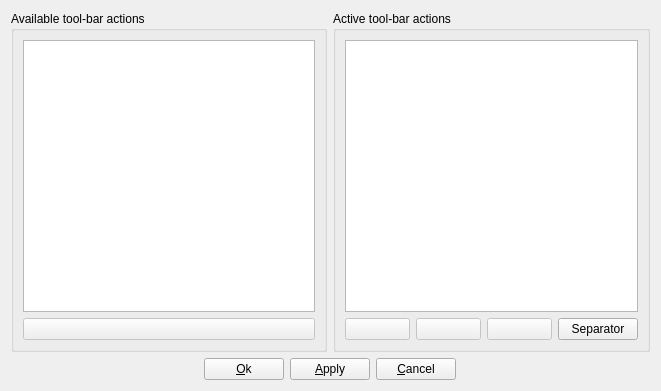
<?xml version="1.0" encoding="UTF-8"?>
<ui version="4.0">
 <class>ToolBarCustomizer</class>
 <widget class="QDialog" name="ToolBarCustomizer">
  <property name="geometry">
   <rect>
    <x>0</x>
    <y>0</y>
    <width>661</width>
    <height>391</height>
   </rect>
  </property>
  <property name="windowTitle">
   <string>Customize tool-bar</string>
  </property>
  <layout class="QGridLayout" name="gridLayout">
   <item row="0" column="0">
    <widget class="QGroupBox" name="groupBoxAvailableActions">
     <property name="title">
      <string>Available tool-bar actions</string>
     </property>
     <layout class="QGridLayout" name="gridLayout_3">
      <item row="0" column="0">
       <widget class="QListWidget" name="listWidgetAvailableActions">
        <property name="toolTip">
         <string>List of available tool-bar actions</string>
        </property>
        <property name="selectionMode">
         <enum>QAbstractItemView::ExtendedSelection</enum>
        </property>
        <property name="textElideMode">
         <enum>Qt::ElideMiddle</enum>
        </property>
       </widget>
      </item>
      <item row="1" column="0">
       <layout class="QHBoxLayout" name="horizontalLayout_2">
        <item>
         <widget class="QPushButton" name="pushButtonActivateActions">
          <property name="enabled">
           <bool>false</bool>
          </property>
          <property name="toolTip">
           <string>Activate selected tool-bar actions</string>
          </property>
          <property name="text">
           <string/>
          </property>
          <property name="icon">
           <iconset resource="qmc2.qrc">
            <normaloff>:/data/img/next-sail.png</normaloff>:/data/img/next-sail.png</iconset>
          </property>
         </widget>
        </item>
       </layout>
      </item>
     </layout>
    </widget>
   </item>
   <item row="0" column="1">
    <widget class="QGroupBox" name="groupBoxActiveActions">
     <property name="title">
      <string>Active tool-bar actions</string>
     </property>
     <layout class="QGridLayout" name="gridLayout_4">
      <item row="0" column="0">
       <widget class="QListWidget" name="listWidgetActiveActions">
        <property name="toolTip">
         <string>List of active tool-bar actions and their order</string>
        </property>
        <property name="selectionMode">
         <enum>QAbstractItemView::ExtendedSelection</enum>
        </property>
        <property name="textElideMode">
         <enum>Qt::ElideMiddle</enum>
        </property>
       </widget>
      </item>
      <item row="1" column="0">
       <layout class="QHBoxLayout" name="horizontalLayout">
        <item>
         <widget class="QPushButton" name="pushButtonDeactivateActions">
          <property name="enabled">
           <bool>false</bool>
          </property>
          <property name="toolTip">
           <string>Deactivate selected tool-bar actions</string>
          </property>
          <property name="icon">
           <iconset resource="qmc2.qrc">
            <normaloff>:/data/img/previous-sail.png</normaloff>:/data/img/previous-sail.png</iconset>
          </property>
         </widget>
        </item>
        <item>
         <widget class="QPushButton" name="pushButtonActionUp">
          <property name="enabled">
           <bool>false</bool>
          </property>
          <property name="toolTip">
           <string>Move selected action up</string>
          </property>
          <property name="icon">
           <iconset resource="qmc2.qrc">
            <normaloff>:/data/img/up.png</normaloff>:/data/img/up.png</iconset>
          </property>
          <property name="autoRepeat">
           <bool>true</bool>
          </property>
         </widget>
        </item>
        <item>
         <widget class="QPushButton" name="pushButtonActionDown">
          <property name="enabled">
           <bool>false</bool>
          </property>
          <property name="toolTip">
           <string>Move selected action down</string>
          </property>
          <property name="icon">
           <iconset resource="qmc2.qrc">
            <normaloff>:/data/img/down.png</normaloff>:/data/img/down.png</iconset>
          </property>
          <property name="autoRepeat">
           <bool>true</bool>
          </property>
         </widget>
        </item>
        <item>
         <widget class="QPushButton" name="pushButtonInsertSeparator">
          <property name="enabled">
           <bool>true</bool>
          </property>
          <property name="toolTip">
           <string>Insert a separator line</string>
          </property>
          <property name="text">
           <string>Separator</string>
          </property>
          <property name="icon">
           <iconset resource="qmc2.qrc">
            <normaloff>:/data/img/plus.png</normaloff>:/data/img/plus.png</iconset>
          </property>
         </widget>
        </item>
       </layout>
      </item>
     </layout>
    </widget>
   </item>
   <item row="1" column="0" colspan="2">
    <layout class="QHBoxLayout" name="horizontalLayout_3">
     <item>
      <spacer name="horizontalSpacer1">
       <property name="orientation">
        <enum>Qt::Horizontal</enum>
       </property>
       <property name="sizeHint" stdset="0">
        <size>
         <width>208</width>
         <height>20</height>
        </size>
       </property>
      </spacer>
     </item>
     <item>
      <widget class="QPushButton" name="pushButtonOk">
       <property name="toolTip">
        <string>Apply tool-bar setup and close dialog</string>
       </property>
       <property name="text">
        <string>&amp;Ok</string>
       </property>
       <property name="icon">
        <iconset resource="qmc2.qrc">
         <normaloff>:/data/img/yes.png</normaloff>:/data/img/yes.png</iconset>
       </property>
      </widget>
     </item>
     <item>
      <widget class="QPushButton" name="pushButtonApply">
       <property name="toolTip">
        <string>Apply tool-bar setup</string>
       </property>
       <property name="text">
        <string>&amp;Apply</string>
       </property>
       <property name="icon">
        <iconset resource="qmc2.qrc">
         <normaloff>:/data/img/filesave.png</normaloff>:/data/img/filesave.png</iconset>
       </property>
      </widget>
     </item>
     <item>
      <widget class="QPushButton" name="pushButtonCancel">
       <property name="toolTip">
        <string>Cancel tool-bar setup and close dialog</string>
       </property>
       <property name="text">
        <string>&amp;Cancel</string>
       </property>
       <property name="icon">
        <iconset resource="qmc2.qrc">
         <normaloff>:/data/img/no.png</normaloff>:/data/img/no.png</iconset>
       </property>
      </widget>
     </item>
     <item>
      <spacer name="horizontalSpacer2">
       <property name="orientation">
        <enum>Qt::Horizontal</enum>
       </property>
       <property name="sizeHint" stdset="0">
        <size>
         <width>208</width>
         <height>20</height>
        </size>
       </property>
      </spacer>
     </item>
    </layout>
   </item>
  </layout>
 </widget>
 <tabstops>
  <tabstop>listWidgetAvailableActions</tabstop>
  <tabstop>listWidgetActiveActions</tabstop>
  <tabstop>pushButtonActivateActions</tabstop>
  <tabstop>pushButtonDeactivateActions</tabstop>
  <tabstop>pushButtonActionUp</tabstop>
  <tabstop>pushButtonActionDown</tabstop>
  <tabstop>pushButtonInsertSeparator</tabstop>
  <tabstop>pushButtonOk</tabstop>
  <tabstop>pushButtonApply</tabstop>
  <tabstop>pushButtonCancel</tabstop>
 </tabstops>
 <resources>
  <include location="qmc2.qrc"/>
 </resources>
 <connections>
  <connection>
   <sender>pushButtonOk</sender>
   <signal>clicked()</signal>
   <receiver>ToolBarCustomizer</receiver>
   <slot>accept()</slot>
   <hints>
    <hint type="sourcelabel">
     <x>249</x>
     <y>278</y>
    </hint>
    <hint type="destinationlabel">
     <x>185</x>
     <y>276</y>
    </hint>
   </hints>
  </connection>
  <connection>
   <sender>pushButtonCancel</sender>
   <signal>clicked()</signal>
   <receiver>ToolBarCustomizer</receiver>
   <slot>reject()</slot>
   <hints>
    <hint type="sourcelabel">
     <x>413</x>
     <y>280</y>
    </hint>
    <hint type="destinationlabel">
     <x>499</x>
     <y>277</y>
    </hint>
   </hints>
  </connection>
 </connections>
</ui>
